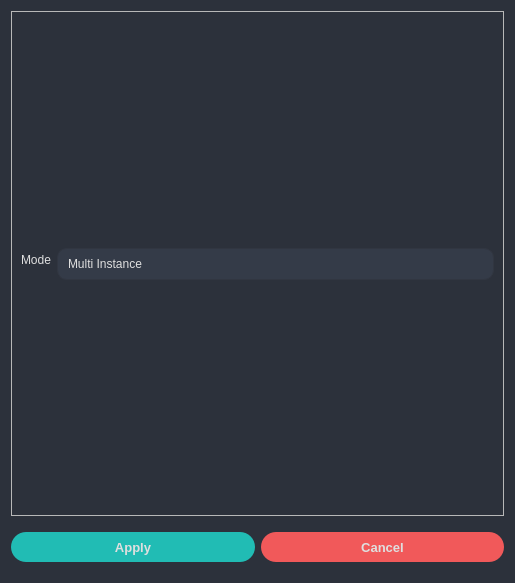
<?xml version="1.0" encoding="UTF-8"?>
<ui version="4.0">
 <class>PCIeConfigurationsWindow</class>
 <widget class="QWidget" name="PCIeConfigurationsWindow">
  <property name="geometry">
   <rect>
    <x>0</x>
    <y>0</y>
    <width>515</width>
    <height>583</height>
   </rect>
  </property>
  <property name="windowTitle">
   <string>Configurations</string>
  </property>
  <property name="windowIcon">
   <iconset resource="../res/res.qrc">
    <normaloff>:/icons/icons/design_creator_icon.ico</normaloff>:/icons/icons/design_creator_icon.ico</iconset>
  </property>
  <property name="styleSheet">
   <string notr="true">#PCIeConfigurationsWindow, #scrollAreaWidgetContents{
	background-color: rgb(44, 49, 59);
}
/* Label */
QLabel{
	color: rgb(223, 223, 223);	
	font: 87 9pt &quot;Segoe UI Black&quot;;
}
/* Button */
QPushButton {
	border: 0px solid rgb(52, 59, 72);
	background-color: rgb(52, 59, 72);
	color: rgb(223, 223, 223);
	border-radius: 15px;
	margin-right:10px;
}
QPushButton:hover {
	background-color: rgb(57, 65, 80);
	border: 5px solid transparent;
}
QPushButton:pressed {	
	background-color: rgb(35, 40, 49);
	border: 7px solid transparent;
}
/* ComboBox */
QScrollBar:horizontal {
	border: none;
	background: rgb(52, 59, 72);
	height: 14px;
	margin: 0px 21px 0 21px;
	border-radius: 0px;
}
QFrame QScrollBar:vertical {
	border: none;
	background: rgb(52, 59, 72);
	width: 14px;
	margin: 21px 0 21px 0;
	border-radius: 0px;
}

QScrollBar::handle:horizontal {
	background: rgb(85, 170, 255);
	min-width: 25px;
	border-radius: 7px
}
QScrollBar::add-line:horizontal {
	border: none;
	background: rgb(55, 63, 77);
	width: 20px;
	border-top-right-radius: 7px;
	border-bottom-right-radius: 7px;
	subcontrol-position: right;
	subcontrol-origin: margin;
}
QScrollBar::sub-line:horizontal {
	border: none;
	background: rgb(55, 63, 77);
	width: 20px;
	border-top-left-radius: 7px;
	border-bottom-left-radius: 7px;
	subcontrol-position: left;
	subcontrol-origin: margin;
}
QScrollBar::up-arrow:horizontal, QScrollBar::down-arrow:horizontal
{
	background: none;
}
QScrollBar::add-page:horizontal, QScrollBar::sub-page:horizontal
{
	background: none;
}
QScrollBar::handle:vertical {    
	background: rgb(85, 170, 255);
	min-height: 25px;
	border-radius: 7px
}
QScrollBar::add-line:vertical {
	border: none;
	background: rgb(55, 63, 77);
	height: 20px;
	border-bottom-left-radius: 7px;
	border-bottom-right-radius: 7px;
	subcontrol-position: bottom;
	subcontrol-origin: margin;
}
QScrollBar::sub-line:vertical {
	border: none;
	background: rgb(55, 63, 77);
	height: 20px;
	border-top-left-radius: 7px;
	border-top-right-radius: 7px;
	subcontrol-position: top;
	subcontrol-origin: margin;
}
QScrollBar::up-arrow:vertical, QScrollBar::down-arrow:vertical {
	background: none;
}

QScrollBar::add-page:vertical, QScrollBar::sub-page:vertical {
	background: none;
}
QComboBox {
	background-color: rgb(52, 59, 72);
	border: 1px solid rgb(49, 54, 65);
	height: 30px;
	border-radius: 10px;
	padding-left: 10px;
	padding-right: 15px;
	color: rgb(223, 223, 223);
}
QComboBox QAbstractItemView {
    background-color:rgb(27, 29, 35);
	border: 0px;
	color: #fff;
    selection-background-color: rgb(64, 71, 88);
}
QComboBox::drop-down {
	border: 0px;
}
QComboBox::down-arrow{
	image: url(&quot;:/icons/icons/cil-chevron-bottom.png&quot;);
	width:15px;
	height:15px;
	margin-right:15px;
}
QComboBox:on {
	border: 0px solid rgb(61, 70, 86);
	background-color: rgb(57, 65, 80)
}
QComboBox QListView {
	background-color: rgb(27, 29, 35);
	border-radius: 10px;
	color: #FFF;
	padding: 10px;
}</string>
  </property>
  <layout class="QVBoxLayout" name="verticalLayout">
   <item>
    <widget class="QScrollArea" name="scrollArea">
     <property name="widgetResizable">
      <bool>true</bool>
     </property>
     <widget class="QWidget" name="scrollAreaWidgetContents">
      <property name="geometry">
       <rect>
        <x>0</x>
        <y>0</y>
        <width>491</width>
        <height>500</height>
       </rect>
      </property>
      <layout class="QVBoxLayout" name="verticalLayout_2">
       <item>
        <spacer name="verticalSpacer">
         <property name="orientation">
          <enum>Qt::Vertical</enum>
         </property>
         <property name="sizeHint" stdset="0">
          <size>
           <width>20</width>
           <height>40</height>
          </size>
         </property>
        </spacer>
       </item>
       <item>
        <layout class="QFormLayout" name="formLayout_2">
         <item row="0" column="0">
          <widget class="QLabel" name="label_2">
           <property name="text">
            <string>Mode</string>
           </property>
          </widget>
         </item>
         <item row="0" column="1">
          <widget class="QComboBox" name="mode_combo_box">
           <item>
            <property name="text">
             <string>Multi Instance</string>
            </property>
           </item>
           <item>
            <property name="text">
             <string>Multi Root Port</string>
            </property>
           </item>
          </widget>
         </item>
        </layout>
       </item>
       <item>
        <spacer name="verticalSpacer_2">
         <property name="orientation">
          <enum>Qt::Vertical</enum>
         </property>
         <property name="sizeHint" stdset="0">
          <size>
           <width>20</width>
           <height>40</height>
          </size>
         </property>
        </spacer>
       </item>
      </layout>
     </widget>
    </widget>
   </item>
   <item>
    <layout class="QHBoxLayout" name="horizontalLayout">
     <item>
      <widget class="QPushButton" name="pushButtonApply">
       <property name="minimumSize">
        <size>
         <width>100</width>
         <height>50</height>
        </size>
       </property>
       <property name="font">
        <font>
         <pointsize>10</pointsize>
         <weight>75</weight>
         <bold>true</bold>
        </font>
       </property>
       <property name="styleSheet">
        <string notr="true">QPushButton {
	margin: 10 0 10 0;
	background-color: rgb(33, 188, 180);
}

QPushButton:hover {	
	background-color: rgb(84, 195, 195);
}

QPushButton:pressed {	
	background-color: rgb(25, 154, 147);
}</string>
       </property>
       <property name="text">
        <string>Apply</string>
       </property>
      </widget>
     </item>
     <item>
      <widget class="QPushButton" name="pushButtonCancel">
       <property name="minimumSize">
        <size>
         <width>100</width>
         <height>50</height>
        </size>
       </property>
       <property name="font">
        <font>
         <pointsize>10</pointsize>
         <weight>75</weight>
         <bold>true</bold>
        </font>
       </property>
       <property name="styleSheet">
        <string notr="true">QPushButton {
	margin: 10 0 10 0;
	background-color: rgb(241, 89, 90);
}

QPushButton:hover {	
	background-color: rgb(255, 102, 102);
}

QPushButton:pressed {	
	background-color: rgb(202, 75, 75);
}</string>
       </property>
       <property name="text">
        <string>Cancel</string>
       </property>
      </widget>
     </item>
    </layout>
   </item>
  </layout>
 </widget>
 <resources>
  <include location="../res/res.qrc"/>
 </resources>
 <connections/>
</ui>
